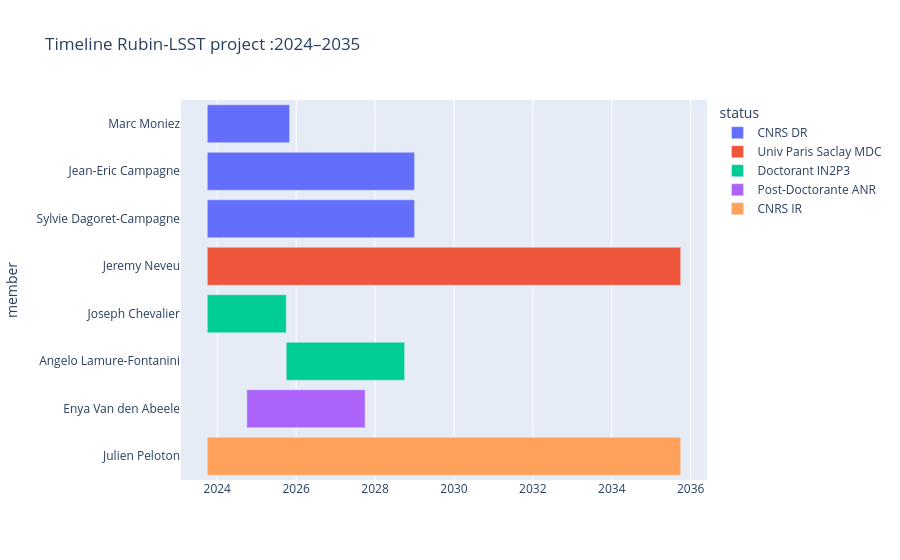

Notebook code cell kept with this figure:
### Code cell
import plotly.express as px

fig = px.timeline(df_timeline, x_start="start", x_end="end", y="member", color="status", title="Timeline Rubin-LSST project :2024–2035")
fig.update_yaxes(autorange="reversed")  # Pour avoir Auxtel en haut
fig.show()

### Figure 1 — Plotly figure (JSON) as saved in the notebook; plotly's stock layout.template omitted (floating-point values rounded to 4 significant figures)
{"data": [{"base": ["2023-10-01T00:00:00.000000000", "2023-10-01T00:00:00.000000000", "2023-10-01T00:00:00.000000000"], "hovertemplate": "status=CNRS DR<br>start=%{base}<br>end=%{x}<br>member=%{y}<extra></extra>", "legendgroup": "CNRS DR", "marker": {"color": "#636efa", "pattern": {"shape": ""}}, "name": "CNRS DR", "orientation": "h", "showlegend": true, "textposition": "auto", "type": "bar", "x": [65836800000, 165801600000, 165801600000], "xaxis": "x", "y": ["Marc Moniez", "Jean-Eric Campagne", "Sylvie Dagoret-Campagne"], "yaxis": "y"}, {"base": ["2023-10-01T00:00:00.000000000"], "hovertemplate": "status=Univ Paris Saclay MDC<br>start=%{base}<br>end=%{x}<br>member=%{y}<extra></extra>", "legendgroup": "Univ Paris Saclay MDC", "marker": {"color": "#EF553B", "pattern": {"shape": ""}}, "name": "Univ Paris Saclay MDC", "orientation": "h", "showlegend": true, "textposition": "auto", "type": "bar", "x": [378691200000], "xaxis": "x", "y": ["Jeremy Neveu"], "yaxis": "y"}, {"base": ["2023-10-01T00:00:00.000000000", "2025-10-01T00:00:00.000000000"], "hovertemplate": "status=Doctorant IN2P3<br>start=%{base}<br>end=%{x}<br>member=%{y}<extra></extra>", "legendgroup": "Doctorant IN2P3", "marker": {"color": "#00cc96", "pattern": {"shape": ""}}, "name": "Doctorant IN2P3", "orientation": "h", "showlegend": true, "textposition": "auto", "type": "bar", "x": [63158400000, 94694400000], "xaxis": "x", "y": ["Joseph Chevalier", "Angelo Lamure-Fontanini"], "yaxis": "y"}, {"base": ["2024-10-01T00:00:00.000000000"], "hovertemplate": "status=Post-Doctorante ANR<br>start=%{base}<br>end=%{x}<br>member=%{y}<extra></extra>", "legendgroup": "Post-Doctorante ANR", "marker": {"color": "#ab63fa", "pattern": {"shape": ""}}, "name": "Post-Doctorante ANR", "orientation": "h", "showlegend": true, "textposition": "auto", "type": "bar", "x": [94608000000], "xaxis": "x", "y": ["Enya Van den Abeele"], "yaxis": "y"}, {"base": ["2023-10-01T00:00:00.000000000"], "hovertemplate": "status=CNRS IR<br>start=%{base}<br>end=%{x}<br>member=%{y}<extra></extra>", "legendgroup": "CNRS IR", "marker": {"color": "#FFA15A", "pattern": {"shape": ""}}, "name": "CNRS IR", "orientation": "h", "showlegend": true, "textposition": "auto", "type": "bar", "x": [378691200000], "xaxis": "x", "y": ["Julien Peloton"], "yaxis": "y"}], "layout": {"barmode": "overlay", "legend": {"title": {"text": "status"}, "tracegroupgap": 0}, "title": {"text": "Timeline Rubin-LSST project :2024–2035"}, "xaxis": {"anchor": "y", "domain": [0, 1], "type": "date"}, "yaxis": {"anchor": "x", "autorange": "reversed", "domain": [0, 1], "title": {"text": "member"}}}}
